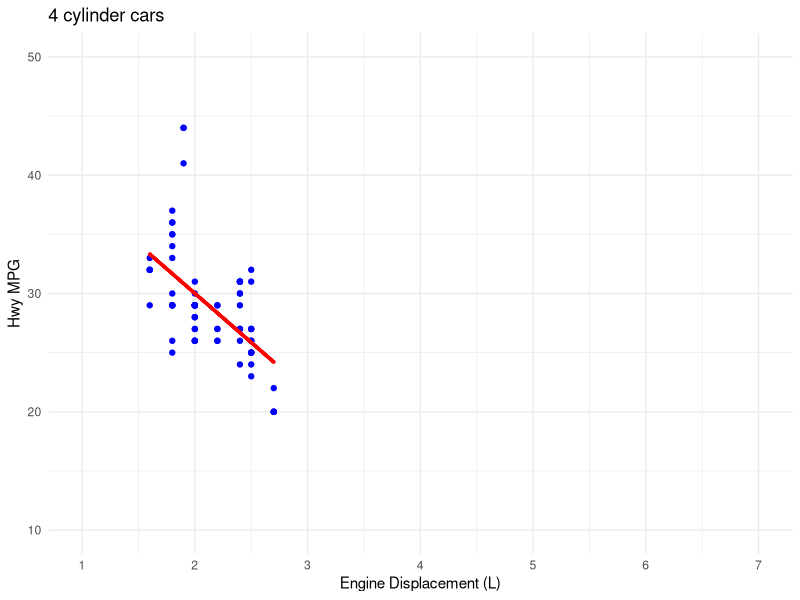
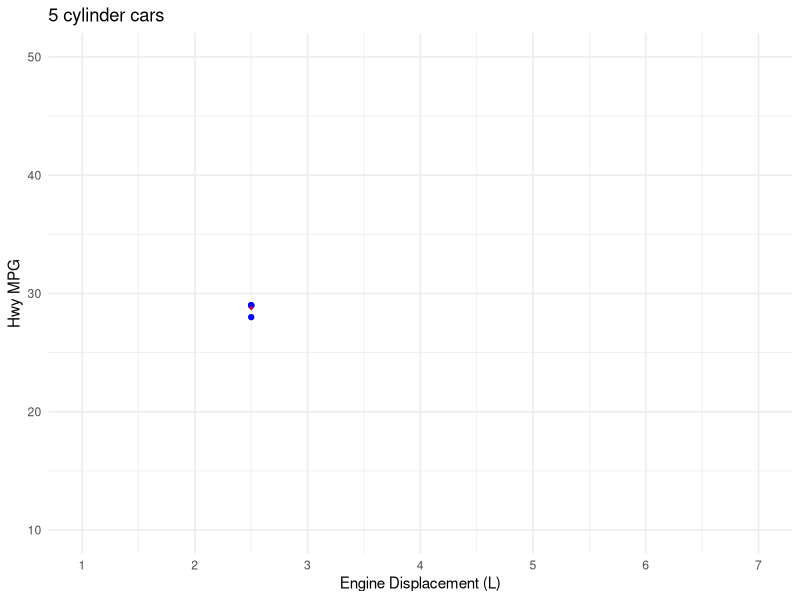
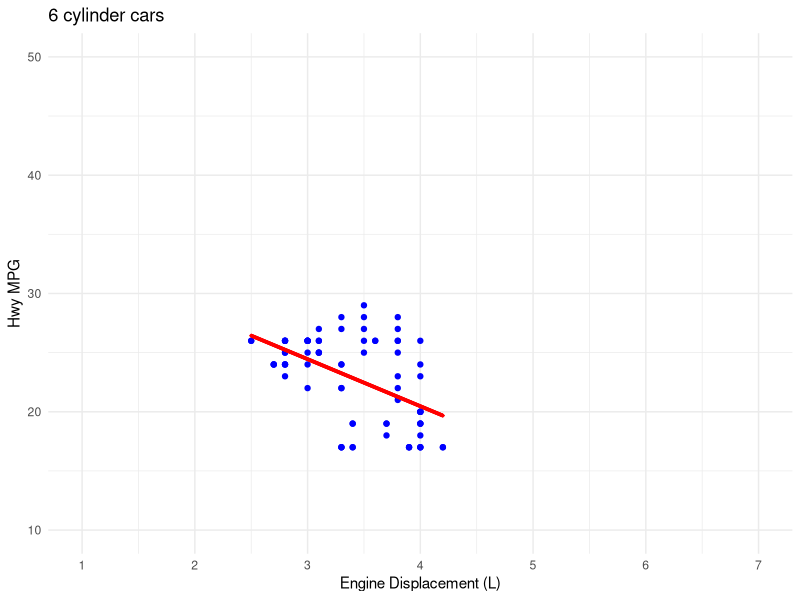
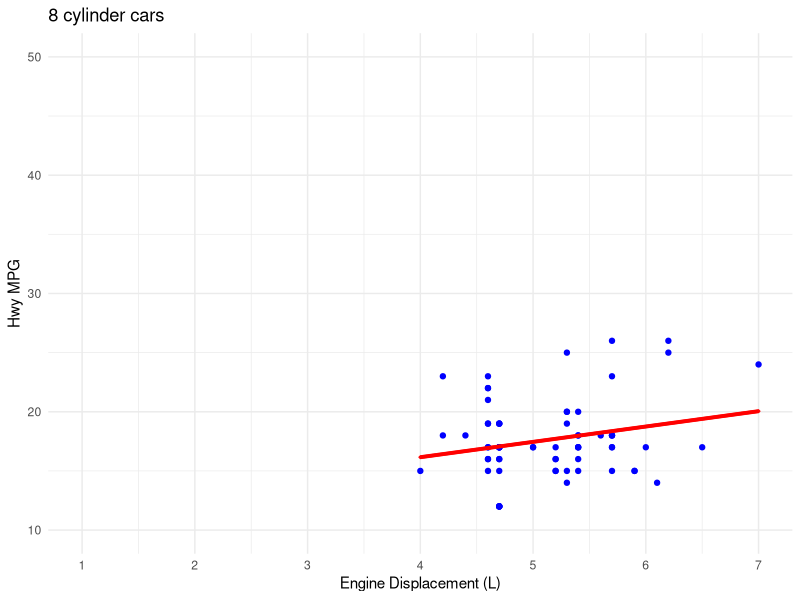
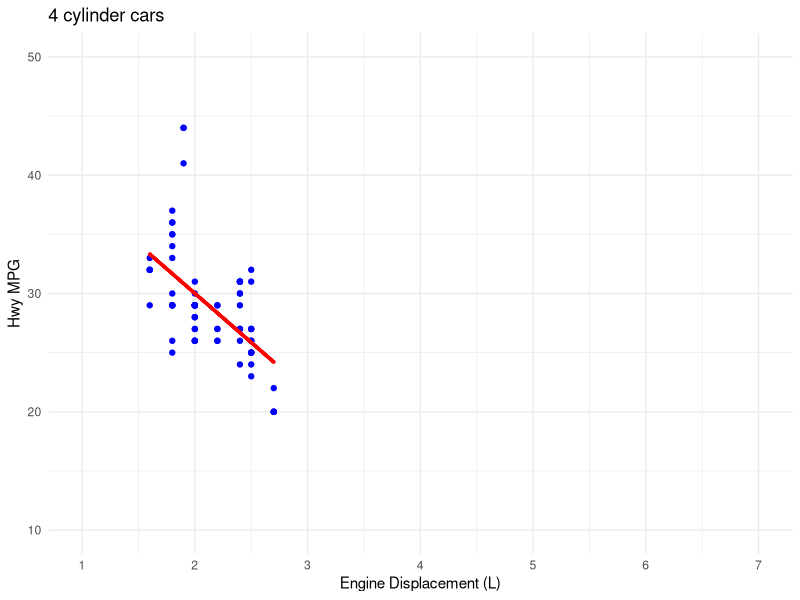
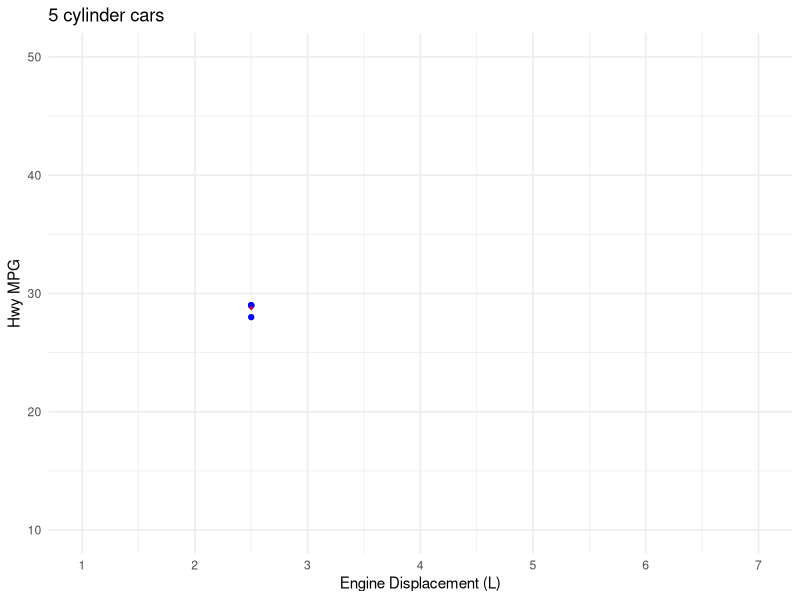
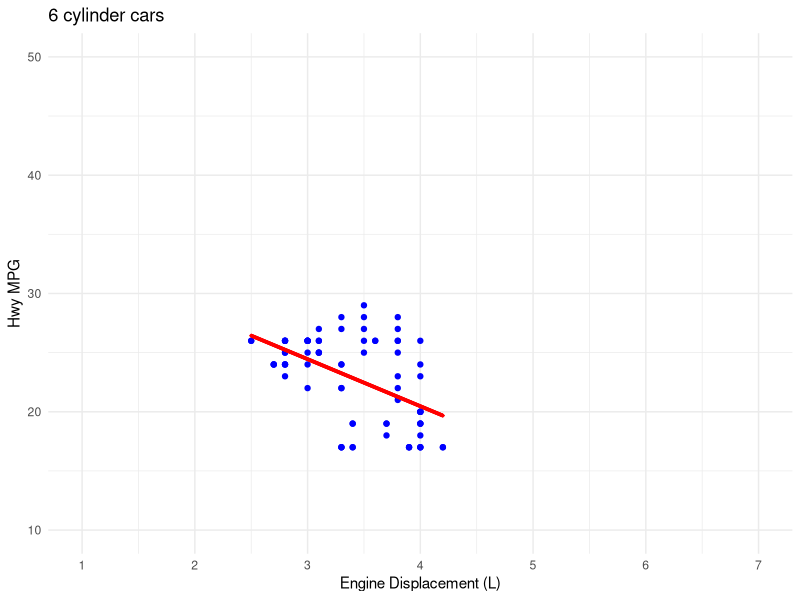
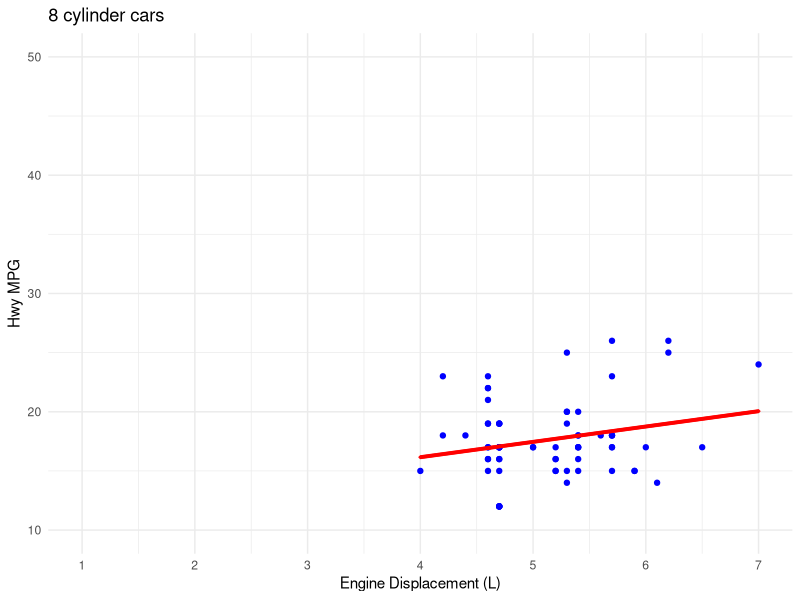

These figures' R source, in order:
## ---- chunk 1
library(tidyverse)

mpg %>% 
  group_by(cyl) %>% 
  nest() %>% 
  arrange(cyl)
## ---- chunk 2
library(tidyverse)
library(magrittr)
library(modelr) 
## ---- chunk 3
mpg
## ---- chunk 4
ds_mpg <- 
  mpg %>% 
    group_by(cyl) %>% 
    nest() %>% 
    arrange(cyl)

ds_mpg
## ---- chunk 5
ds_mpg$data[[1]]
## ---- chunk 6
# Create a custom function for modeling the data
foo_model <- function(data){
  lm(hwy ~ displ, data)
}

# iteratively apply that function to each dataframe in the list column called data
ds_mpg %<>% 
  mutate(model = map(.x = data, .f = foo_model))

ds_mpg
## ---- chunk 7
# First let's add another list column for the data grids
ds_mpg %<>%
  mutate(
    grid = map(
      .x = data, # the variable you are mapping to ...
      .f = data_grid, # ... the function
        # next come arguments for the function 
        displ = seq_range(displ, 500)
    )
  ) 

# then let's add predicted values
ds_mpg %<>% 
  mutate(pred = map2(grid, model, add_predictions, var = "hwy_pred"))

ds_mpg
## ---- chunk 8
range(mpg$displ)
range(mpg$hwy)

gg_foo <- function(data_orig = data, data_pred = pred, cyl = cyl){
  # generate plot title
  plot_title <- paste(cyl, "cylinder cars") # DEBUG
    
  # plot raw data
  data_orig %>% 
    ggplot(aes(x = displ, y = hwy)) + 
    geom_point(color = "blue") +
    # plot model predicted values
    geom_point(
      data = data_pred, 
      aes(x = displ, y = hwy_pred), 
      color = "red",
      size = .5,
      shape = 23
    ) + 
    scale_x_continuous(
      breaks = seq(1, 7, by = 1),
      limits = c(1, 7)
    ) + 
    scale_y_continuous(
      breaks = seq(10, 50, by = 10),
      limits = c(10, 50)
    ) +
    labs(
      title = plot_title, 
      x = "Engine Displacement (L)",
      y = "Hwy MPG"
    ) +
    theme_minimal()
}

ds_mpg %<>%
  mutate(
    plots = 
      pmap(       
        .l = list(
          data_orig = data, 
          data_pred = pred, 
          cyl = cyl
        ), 
        .f = gg_foo
      )
  ) 

ds_mpg
## ---- chunk 9
ds_mpg$plots
## ---- chunk 10
name_plots <- function(name = cyl){
  str_c("plot_", name, "cyl.png")
}

ds_mpg %<>% 
  mutate(file_names = map_chr(cyl, name_plots))
## ---- chunk 11
map2(
  ds_mpg$file_names, 
  ds_mpg$plots, 
  ggsave, 
   height = 4,
   width = 6
)
